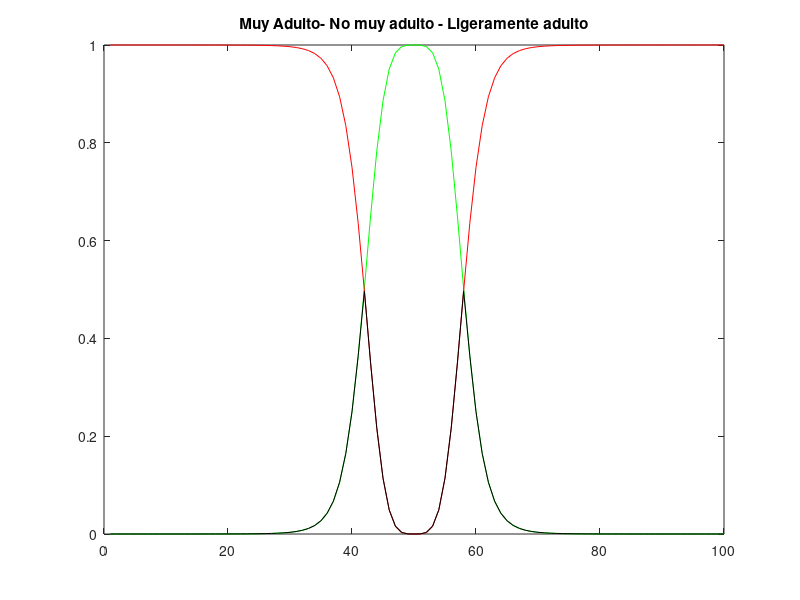

Here is the MATLAB script that generated this plot:
%ejer 5


x=[1:100];
adultos= 1./(1+((x-50)./10).^4);


jovenes=imcomplement(adultos);
jovenes(50:100)=0;
plot(x,jovenes,'g'), title('Joven - Muy Joven')
hold on
muy_joven= jovenes.^2;
plot(muy_joven,'r')
hold off

mayores=imcomplement(adultos);
mayores(1:50)=0;
plot(mayores,'k'), title('Mayores-Bastante Mayor')
hold on
bastante_mayor=mayores.^(1/2);
plot(bastante_mayor,'g')
hold off


muy_adulto=adultos.^2;
no_muy_adulto=imcomplement(muy_adulto);
ligeramente_adulto=min(muy_adulto,no_muy_adulto);
plot(x,muy_adulto,'g'), title('Muy Adulto- No muy adulto - Ligeramente adulto')
hold on
plot(x,no_muy_adulto,'r')
hold on
plot(x,ligeramente_adulto,'k')
hold off

